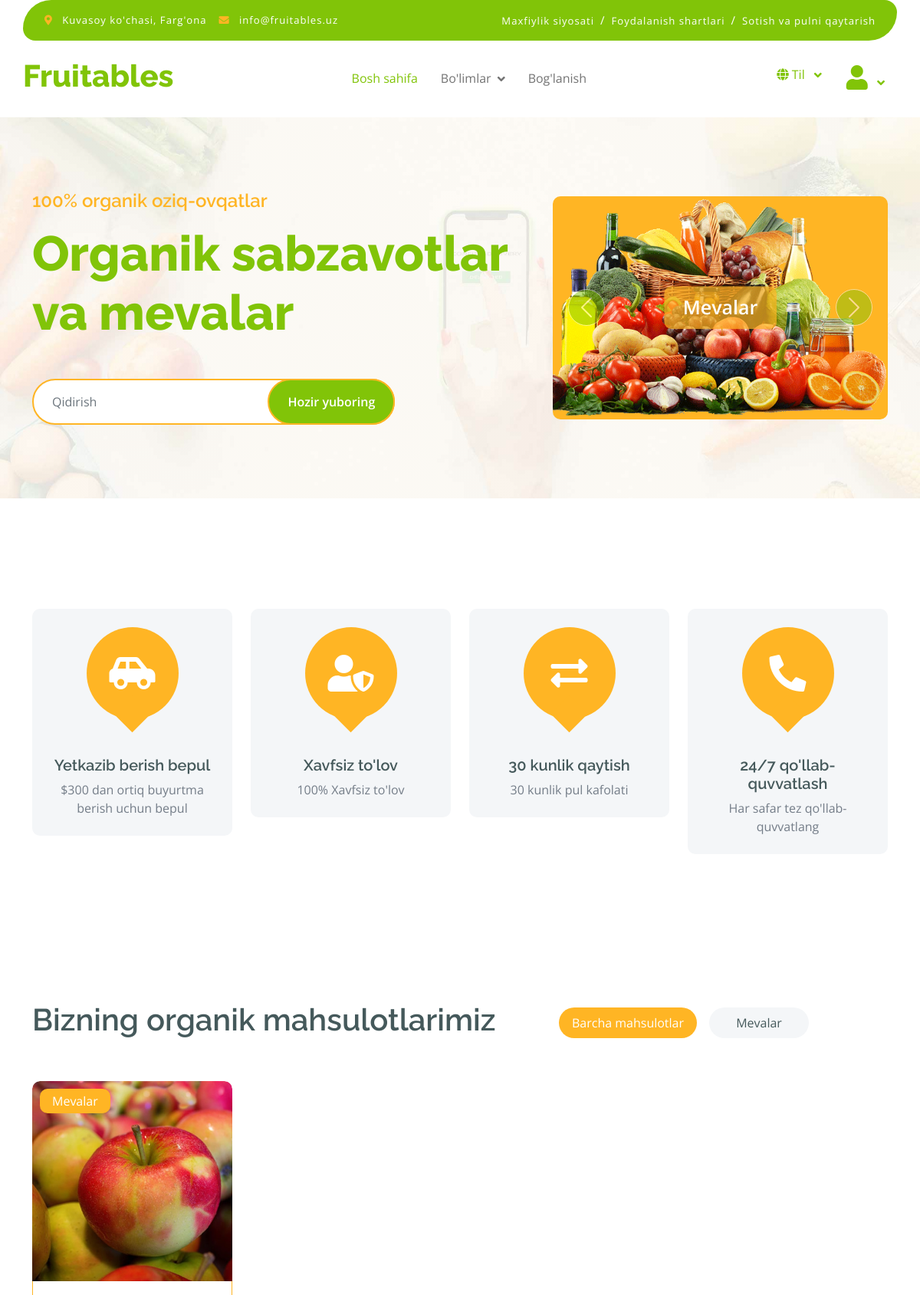
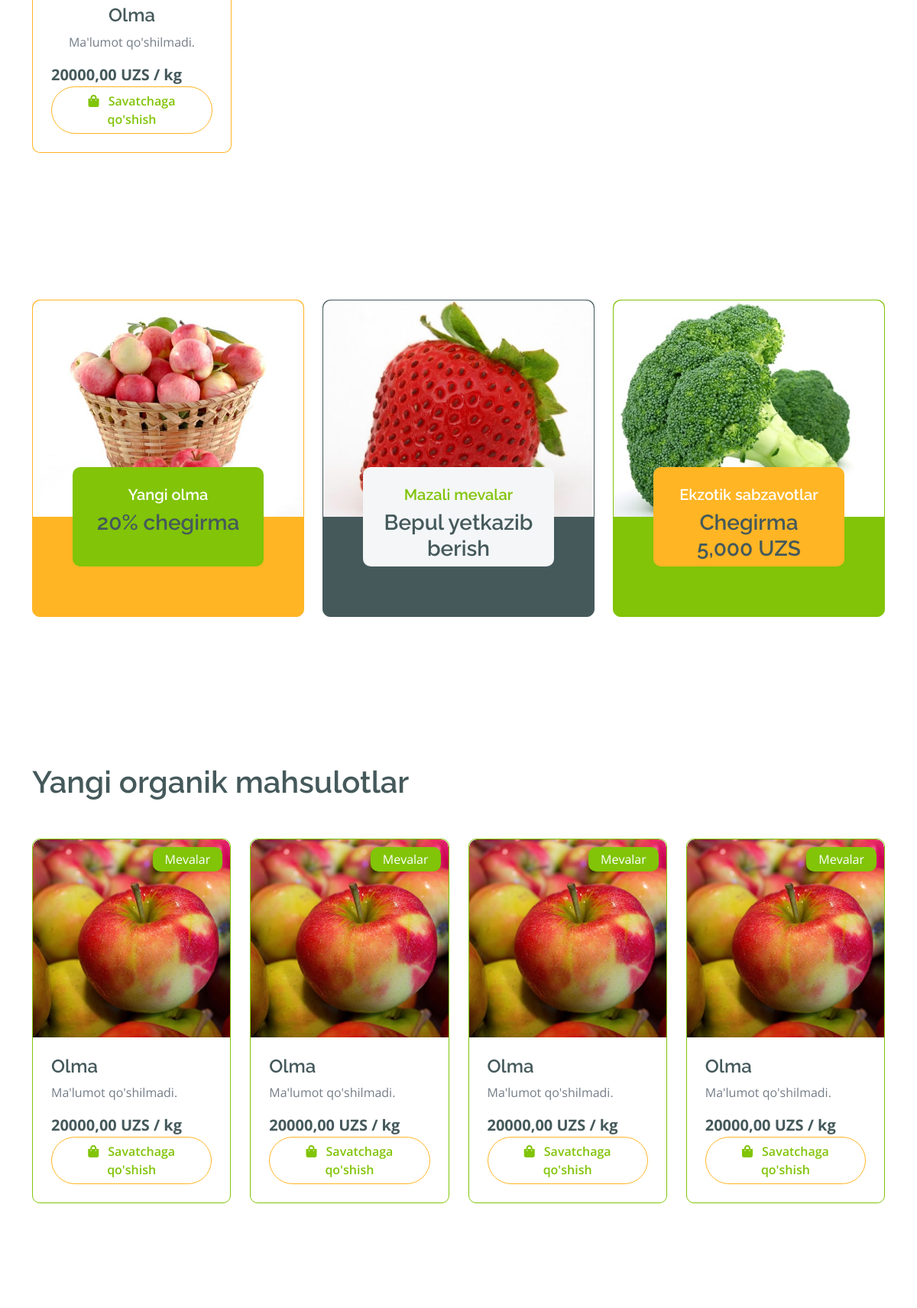
Page /uz/ (upper part) on the committed database (2 pictures, top to bottom).
### manager/models.py (models this page shows, shortened)
class Departament(models.Model):
    name = models.CharField(max_length=150, unique=True, verbose_name='Nomi')
    slug = models.SlugField(max_length=150, unique=True, verbose_name='Identifikatori')
    class Meta:
        verbose_name = "Bo'lim "
        verbose_name_plural = "Bo'limlar"

class Product(models.Model):
    name = models.CharField(max_length=250, verbose_name='Nomi')
    slug = models.SlugField(max_length=250, unique=True, verbose_name='Identifikatori')
    description = models.TextField(default="Ma'lumot qo'shilmadi.", verbose_name='Tavsifi')
    currency = models.CharField(max_length=3, choices=CURRENCY_TYPES, verbose_name='Valyuta')
    price = models.DecimalField(max_digits=10, decimal_places=2, verbose_name='Narxi', validators=[MinValueValidator(0)])
    discount = models.IntegerField(default=0, verbose_name='Chegirma foizi',
                                   validators=[MinValueValidator(0), MaxValueValidator(100)],
                                   help_text='Agar mahsulotingizga chegirma qo‘ymoqchi bo‘lsangiz, chegirma foizini (masalan, 50) kiriting. Agar chegirma bermoqchi bo‘lmasangiz, bu maydonga tegmang.')
    quantity = models.IntegerField(default=0, verbose_name='Miqdori', validators=[MinValueValidator(0)],)
    quality = models.CharField(max_length=10, verbose_name='Sifati')
    weight = models.CharField(max_length=2, choices=WEIGHT_TYPES, verbose_name="O'lchov birligi")
    category = models.ForeignKey(Category, on_delete=models.CASCADE, related_name='products', null=True)
    class Meta:
        verbose_name = 'Mahsulot '
        verbose_name_plural = 'Mahsulotlar'

class ProductImage(models.Model):
    image = models.ImageField(upload_to='products/', verbose_name='Rasmi (500x350)',
                              help_text="Rasmning o‘lchami 500x350 piksel bo‘lishi kerak. Iltimos, to‘g‘ri o‘lchamdagi rasmni yuklang!")
    product = models.ForeignKey(Product, on_delete=models.CASCADE, related_name='images', verbose_name='Mahsuloti')
    class Meta:
        verbose_name = 'Mahsulot surati '
        verbose_name_plural = 'Mahsulot suratlari'

class Category(models.Model):
    name = models.CharField(max_length=150, unique=True, verbose_name='Nomi')
    slug = models.SlugField(max_length=150, unique=True, verbose_name='Identifikatori')
    departament = models.ForeignKey(Departament, on_delete=models.CASCADE, related_name='category',
                                    verbose_name="Bo'limi")
    class Meta:
        verbose_name = 'Kategoriya '
        verbose_name_plural = 'Kategoriyalar'

### manager/views.py (the view)
# urls.py: path('', HomeListView.as_view(), name='home'),
class HomeListView(ListView):
    template_name = 'index.html'
    context_object_name = 'products'
    def get_queryset(self):
        products = Product.objects.all()
        if len(products) >= 8:
            product_list = random.sample(list(products), 8)
        else:
            product_list = products
        return product_list

### templates/index.html (shortened to what this page needs)
{% extends 'base.html' %}
{% load i18n static custom_tags %}
{% block main %}
<div class="container-fluid py-5 mb-5 hero-header">
    <div class="container py-5">
        <div class="row g-5 align-items-center">
            <div class="col-md-12 col-lg-7">
                <h4 class="mb-3 text-secondary">{% trans "100% organik oziq-ovqatlar" %}</h4>
                <h1 class="mb-5 display-3 text-primary">{% trans 'Organik sabzavotlar va mevalar' %}</h1>
                <div class="position-relative mx-auto">
                    <input class="form-control border-2 border-secondary w-75 py-3 px-4 rounded-pill" type="number"
                           placeholder="{% trans 'Qidirish' %}">
                    <button type="submit"
                            class="btn btn-primary border-2 border-secondary py-3 px-4 position-absolute rounded-pill text-white h-100"
                            style="top: 0; right: 25%;">{% trans 'Hozir yuboring' %}
                    </button>
                </div>
            </div>
            <div class="col-md-12 col-lg-5">
                <div id="carouselId" class="carousel slide position-relative" data-bs-ride="carousel">
                    <div class="carousel-inner" role="listbox">
                        <div class="carousel-item active rounded">
                            <img src="{% static 'img/hero-img-1.png' %}"
                                 class="img-fluid w-100 h-100 bg-secondary rounded" alt="First slide">
                            <a href="#" class="btn px-4 py-2 text-white rounded">{% trans 'Mevalar' %}</a>
                        </div>
                    </div>
                    <button class="carousel-control-prev" type="button" data-bs-target="#carouselId"
                            data-bs-slide="prev">
                        <span class="carousel-control-prev-icon" aria-hidden="true"></span>
                    </button>
                    <button class="carousel-control-next" type="button" data-bs-target="#carouselId"
                            data-bs-slide="next">
                        <span class="carousel-control-next-icon" aria-hidden="true"></span>
                    </button>
                </div>
            </div>
        </div>
    </div>
</div>
<div class="container-fluid featurs py-5">
    <div class="container py-5">
        <div class="row g-4">
            <div class="col-md-6 col-lg-3">
                <div class="featurs-item text-center rounded bg-light p-4">
                    <div class="featurs-icon btn-square rounded-circle bg-secondary mb-5 mx-auto">
                        <i class="fas fa-car-side fa-3x text-white"></i>
                    </div>
                    <div class="featurs-content text-center">
                        <h5>{% trans 'Yetkazib berish bepul' %}</h5>
                        <p class="mb-0">{% trans '$300 dan ortiq buyurtma berish uchun bepul' %}</p>
                    </div>
                </div>
            </div>
            <div class="col-md-6 col-lg-3">
                <div class="featurs-item text-center rounded bg-light p-4">
                    <div class="featurs-icon btn-square rounded-circle bg-secondary mb-5 mx-auto">
                        <i class="fas fa-user-shield fa-3x text-white"></i>
                    </div>
                    <div class="featurs-content text-center">
                        <h5>{% trans "Xavfsiz to'lov" %}</h5>
                        <p class="mb-0">{% trans "100% Xavfsiz to'lov" %}</p>
                    </div>
                </div>
            </div>
            <div class="col-md-6 col-lg-3">
                <div class="featurs-item text-center rounded bg-light p-4">
                    <div class="featurs-icon btn-square rounded-circle bg-secondary mb-5 mx-auto">
                        <i class="fas fa-exchange-alt fa-3x text-white"></i>
                    </div>
                    <div class="featurs-content text-center">
                        <h5>{% trans '30 kunlik qaytish' %}</h5>
                        <p class="mb-0">{% trans '30 kunlik pul kafolati' %}</p>
                    </div>
                </div>
            </div>
            <div class="col-md-6 col-lg-3">
                <div class="featurs-item text-center rounded bg-light p-4">
                    <div class="featurs-icon btn-square rounded-circle bg-secondary mb-5 mx-auto">
                        <i class="fa fa-phone-alt fa-3x text-white"></i>
                    </div>
                    <div class="featurs-content text-center">
                        <h5>{% trans "24/7 qo'llab-quvvatlash" %}</h5>
                        <p class="mb-0">{% trans "Har safar tez qo'llab-quvvatlang" %}</p>
                    </div>
                </div>
            </div>
        </div>
    </div>
</div>
<div class="container-fluid fruite py-5">
    <div class="container py-5">
        <div class="tab-class text-center">
            <div class="row g-4">
                <div class="col-lg-3 text-start">
                    <h1 class="text-nowrap">{% trans 'Bizning organik mahsulotlarimiz' %}</h1>
                </div>
                <div class="col-lg-8 text-end">
                    <ul class="nav nav-pills d-inline-flex text-center mb-5">
                        <li class="nav-item">
                            <a class="d-flex m-2 py-2 bg-light rounded-pill active" data-bs-toggle="pill" href="#all">
                                <span class="text-dark" style="width: 180px;">{% trans 'Barcha mahsulotlar' %}</span>
                            </a>
                        </li>
                        {% all_departament as departaments %}
                        {% for departament in departaments %}
                        <li class="nav-item">
                            <a class="d-flex py-2 m-2 bg-light rounded-pill" data-bs-toggle="pill" href="#{{ departament.slug }}">
                                <span class="text-dark" style="width: 130px;">{{ departament.name }}</span>
                            </a>
                        </li>
                        {% endfor %}
                    </ul>
                </div>
            </div>
            <div class="tab-content">
                <div id="all" class="tab-pane fade show p-0 active">
                    <div class="row g-4">
                        {% for product in products %}
                            <div class="col-md-6 col-lg-4 col-xl-3">
                                <div class="rounded position-relative fruite-item">
                                    <div class="fruite-img">
                                        <img src="{{ product.images.first.image.url }}" class="img-fluid w-100 rounded-top" alt="">
                                    </div>
                                    <div class="text-white bg-secondary px-3 py-1 rounded position-absolute" style="top: 10px; left: 10px;">{{ product.category.departament.name }}</div>
                                    <div class="p-4 border border-secondary border-top-0 rounded-bottom">
                                        <h4><a href="{% url 'product' product.category.departament.slug product.category.slug product.slug %}" class="text-dark">{{ product.name }}</a> </h4>
                                        <p>{{ product.description|truncatechars:25 }}</p>
                                        <div class="d-flex justify-content-between flex-lg-wrap">
                                            <p class="text-dark fs-5 fw-bold mb-0">{{ product.price }} {{ product.currency }} / {{ product.weight }}</p>
                                            <form method="post" action="{% url 'add-to-cart' product.slug %}">
                                                <button type="submit" class="btn border border-secondary rounded-pill px-3 text-primary"><i
                                                    class="fa fa-shopping-bag me-2 text-primary"></i> {% trans "Savatchaga qo'shish" %}</button>
                                            </form>
                                        </div>
                                    </div>
                                </div>
                            </div>
                        {% endfor %}
                    </div>
                </div>
            </div>
        </div>
    </div>
</div>
<div class="container-fluid service py-5">
    <div class="container py-5">
        <div class="row g-4 justify-content-center">
            <div class="col-md-6 col-lg-4">
                <a href="#">
                    <div class="service-item bg-secondary rounded border border-secondary">
                        <img src="{% static 'img/featur-1.jpg' %}" class="img-fluid rounded-top w-100" alt="">
                        <div class="px-4 rounded-bottom">
                            <div class="service-content bg-primary text-center p-4 rounded">
                                <h5 class="text-white">{% trans 'Yangi olma' %}</h5>
                                <h3 class="mb-0">{% trans '20% chegirma' %}</h3>
                            </div>
                        </div>
                    </div>
                </a>
            </div>
            <div class="col-md-6 col-lg-4">
                <a href="#">
                    <div class="service-item bg-dark rounded border border-dark">
                        <img src="{% static 'img/featur-2.jpg' %}" class="img-fluid rounded-top w-100" alt="">
                        <div class="px-4 rounded-bottom">
                            <div class="service-content bg-light text-center p-4 rounded">
                                <h5 class="text-primary">{% trans 'Mazali mevalar' %}</h5>
                                <h3 class="mb-0">{% trans 'Bepul yetkazib berish' %}</h3>
                            </div>
                        </div>
                    </div>
                </a>
            </div>
            <div class="col-md-6 col-lg-4">
                <a href="#">
                    <div class="service-item bg-primary rounded border border-primary">
                        <img src="{% static 'img/featur-3.jpg' %}" class="img-fluid rounded-top w-100" alt="">
                        <div class="px-4 rounded-bottom">
                            <div class="service-content bg-secondary text-center p-4 rounded">
                                <h5 class="text-white">{% trans 'Ekzotik sabzavotlar' %}</h5>
                                <h3 class="mb-0">{% trans 'Chegirma 5,000 UZS' %}</h3>
                            </div>
                        </div>
                    </div>
                </a>
            </div>
        </div>
    </div>
</div>
<div class="container-fluid vesitable py-5">
    <div class="container py-5">
        <h1 class="mb-0">{% trans 'Yangi organik mahsulotlar' %}</h1>
        <div class="owl-carousel vegetable-carousel justify-content-center">
            {% for product in products %}
            <div class="border border-primary rounded position-relative vesitable-item">
                <div class="vesitable-img">
                    <img src="{{ product.images.first.image.url }}" class="img-fluid w-100 rounded-top" alt="">
                </div>
                <div class="text-white bg-primary px-3 py-1 rounded position-absolute" style="top: 10px; right: 10px;">
                    {{ product.category.departament.name }}
                </div>
                <div class="p-4 rounded-bottom">
                    <h4><a href="{% url 'product' product.category.departament.slug product.category.slug product.slug %}" class="text-dark">{{ product.name }}</a></h4>
                    <p>{{ product.description|truncatechars:25 }}</p>
                    <div class="d-flex justify-content-between flex-lg-wrap">
                        <p class="text-dark fs-5 fw-bold mb-0">{{ product.price }} {{ product.currency }} / {{ product.weight }}</p>
                        <form method="post" action="{% url 'add-to-cart' product.slug %}">
                            <button type="submit" class="btn border border-secondary rounded-pill px-3 text-primary"><i
                                class="fa fa-shopping-bag me-2 text-primary"></i> {% trans "Savatchaga qo'shish" %}</button>
                        </form>
                    </div>
                </div>
            </div>
            {% endfor %}
        </div>
    </div>
</div>
{% endblock main %}

### rows in the picture
Departament: name "Mevalar"
Product: images.first.image (picture), category.departament.name "Mevalar", name "Olma", description "Ma'lumot qo'shilmadi.", price "20000,00", currency "UZS", weight "kg"
